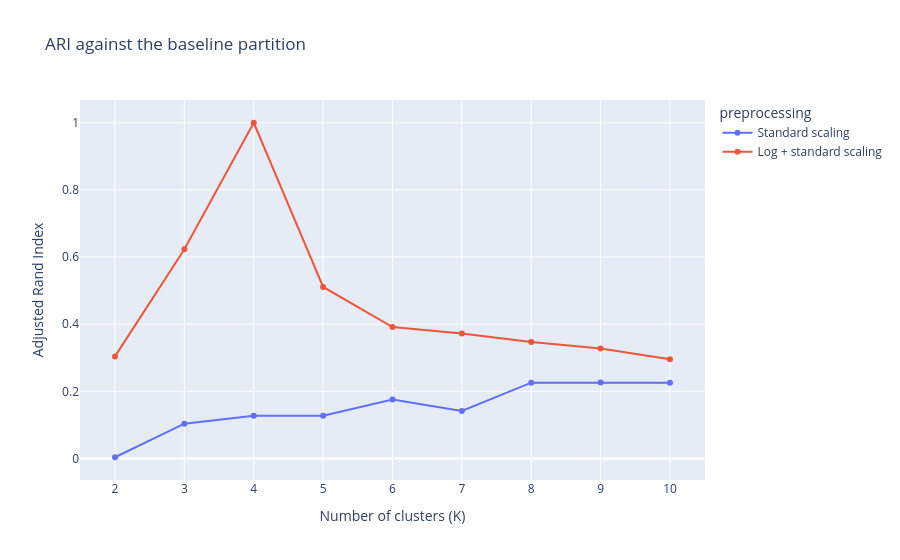

The code cell stored with this chart in its notebook:
### Markdown cell above
## 4. Agreement with the baseline

Adjusted Rand Index (ARI) compares partitions.

Higher ARI indicates greater agreement with the
reference clustering partition.

ARI does not measure customer satisfaction,
predictive accuracy or business usefulness.

### Code cell
fig = px.line(
    validation,
    x="clusters",
    y="ari_vs_baseline",
    color="preprocessing",
    markers=True,
    title="ARI against the baseline partition",
    labels={
        "clusters": "Number of clusters (K)",
        "ari_vs_baseline": "Adjusted Rand Index",
    },
)

fig.update_xaxes(dtick=1)
fig.show()

reference = validation.loc[
    (validation["preprocessing"] == "Log + standard scaling")
    & (validation["clusters"] == 4)
]

display(reference)

### Figure 1 — Plotly figure (JSON) as saved in the notebook; plotly's stock layout.template omitted (floating-point values rounded to 4 significant figures)
{"data": [{"hovertemplate": "preprocessing=Standard scaling<br>Number of clusters (K)=%{x}<br>Adjusted Rand Index=%{y}<extra></extra>", "legendgroup": "Standard scaling", "line": {"color": "#636efa", "dash": "solid"}, "marker": {"symbol": "circle"}, "mode": "lines+markers", "name": "Standard scaling", "orientation": "v", "showlegend": true, "type": "scatter", "x": [2, 3, 4, 5, 6, 7, 8, 9, 10], "xaxis": "x", "y": [0.003682, 0.1037, 0.1276, 0.1272, 0.1757, 0.1413, 0.2259, 0.2265, 0.2259], "yaxis": "y"}, {"hovertemplate": "preprocessing=Log + standard scaling<br>Number of clusters (K)=%{x}<br>Adjusted Rand Index=%{y}<extra></extra>", "legendgroup": "Log + standard scaling", "line": {"color": "#EF553B", "dash": "solid"}, "marker": {"symbol": "circle"}, "mode": "lines+markers", "name": "Log + standard scaling", "orientation": "v", "showlegend": true, "type": "scatter", "x": [2, 3, 4, 5, 6, 7, 8, 9, 10], "xaxis": "x", "y": [0.304, 0.6232, 1.0, 0.511, 0.3914, 0.3723, 0.3472, 0.3274, 0.2958], "yaxis": "y"}], "layout": {"legend": {"title": {"text": "preprocessing"}, "tracegroupgap": 0}, "title": {"text": "ARI against the baseline partition"}, "xaxis": {"anchor": "y", "domain": [0.0, 1.0], "dtick": 1, "title": {"text": "Number of clusters (K)"}}, "yaxis": {"anchor": "x", "domain": [0.0, 1.0], "title": {"text": "Adjusted Rand Index"}}}}
